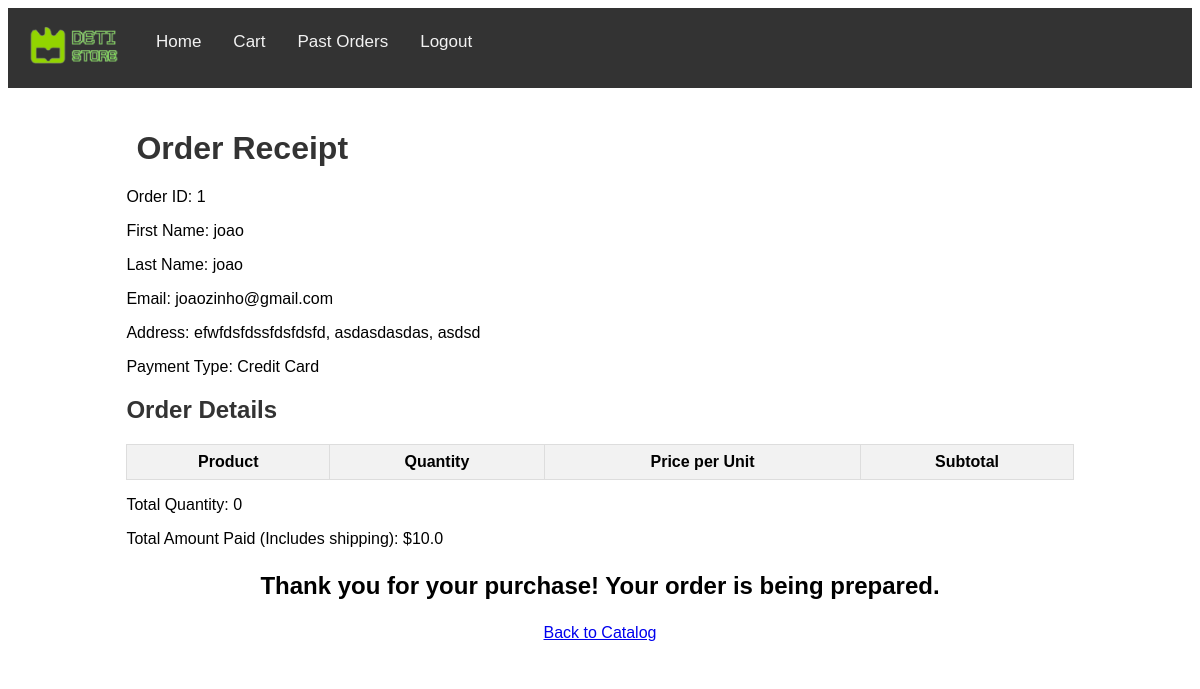
The app's page /receipt/1 (signed in) with its own data.
### app.py (models this page shows, shortened)
class Order(db.Model):
    id = db.Column(db.Integer, primary_key=True)
    id_user = db.Column(db.Integer)
    reference = db.Column(db.String(5))
    first_name = db.Column(db.String(20))
    last_name = db.Column(db.String(20))
    phone_number = db.Column(db.Integer)
    email = db.Column(db.String(50))
    address = db.Column(db.String(100))
    city = db.Column(db.String(100))
    country = db.Column(db.String(20))
    status = db.Column(db.String(10))
    payment_type = db.Column(db.String(10))
    items = db.relationship('Order_Item', backref='order', lazy=True)

### app.py (the view)
@app.route('/receipt/<order_id>')
@login_required
def receipt(order_id):
    order = Order.query.filter_by(id=order_id).first()
    products, grand_total, quantity_total = handle_cart()
    if order is None:
        return "No order found", 404
    for product in products:
        order_item = Order_Item(order_id=order.id, product_id=product['id'], quantity=product['quantity'])
        db.session.add(order_item)
    db.session.commit()
    return render_template('receipt.html', order=order, products=products, grand_total=grand_total, quantity_total=quantity_total)

### app.py (called while the page is built, shortened)
def handle_cart():
    products = []
    grand_total = 0
    index = 0
    quantity_total = 0
    if 'cart' not in session or not session['cart']:
        return [], 0, 0

@login_manager.user_loader
def load_user(user_id):
    return User.query.get(int(user_id))

### templates/receipt.html (shortened to what this page needs)
{% extends "for_all.html" %}
{% block extra_css %}
    <link rel="stylesheet" href="{{ url_for('static', filename='css/receipt.css') }}">
{% endblock %}
{% block body %}
    <div class="container">
        <h1> Order Receipt</h1>
        <p>Order ID: {{ order.id }}</p>
        <p>First Name: {{ order.first_name }}</p>
        <p>Last Name: {{ order.last_name }}</p>
        <p>Email: {{ order.email }}</p>
        <p>Address: {{ order.address }}, {{ order.city }}, {{ order.country }}</p>
        <p>Payment Type: {{ order.payment_type }}</p>
        <h2>Order Details</h2>
        <table class="table table-striped">
            <thead>
                <tr>
                    <th>Product</th>
                    <th>Quantity</th>
                    <th>Price per Unit</th>
                    <th>Subtotal</th>
                </tr>
            </thead>
        </table>
        <p>Total Quantity: {{ quantity_total }}</p>
        <p>Total Amount Paid (Includes shipping): ${{ grand_total /100 + 10 }}</p>
        <div class="thank-you-message">
            <p class="thank-you">Thank you for your purchase! Your order is being prepared.</p>
            <a href="{{ url_for('catalog') }}" class="btn btn-primary">Back to Catalog</a>
        </div>
    </div>
{% endblock %}

### static/css/receipt.css (style rules this page uses)
body { font-family: Arial, sans-serif; background-image: url("/path/to/your/background/image.jpg"); background-size: cover; }
.container { width: 80%; margin: auto; padding: 20px; background-color: rgba(255, 255, 255, 0.8); }
h1, h2 { color: #333; }
.thank-you { font-size: 1.5em; font-weight: bold; }
table { width: 100%; border-collapse: collapse; }
table, th, td { border: 1px solid #ddd; padding: 8px; }
th { background-color: #f2f2f2; }
.thank-you-message { text-align: center; margin-top: 20px; }

### records on screen
Order: id "1", first_name "joao", last_name "joao", email "joaozinho@gmail.com", address "efwfdsfdssfdsfdsfd", city "asdasdasdas", country "asdsd", payment_type "Credit Card"

### other values on screen
{{ quantity_total }} "0"
{{ grand_total /100 + 10 }} "10.0"
